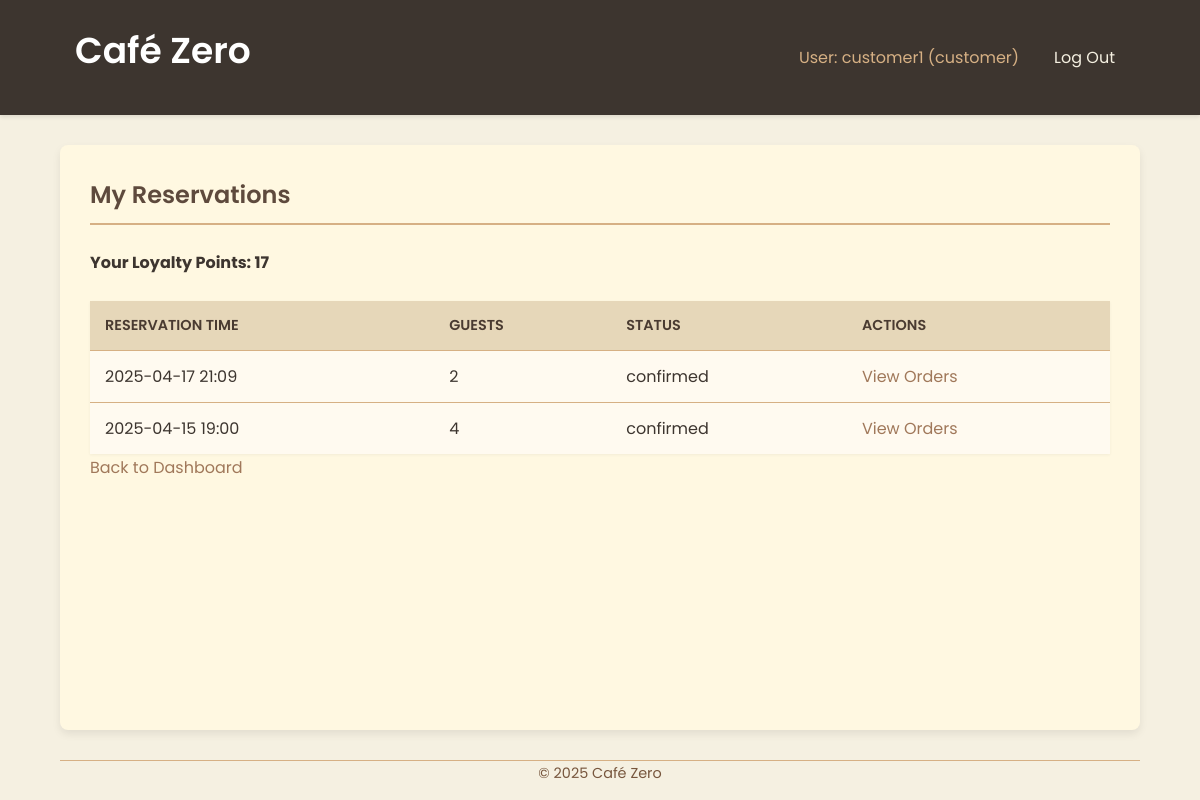
The page /customer/reservations (signed in) on the database as committed earlier.
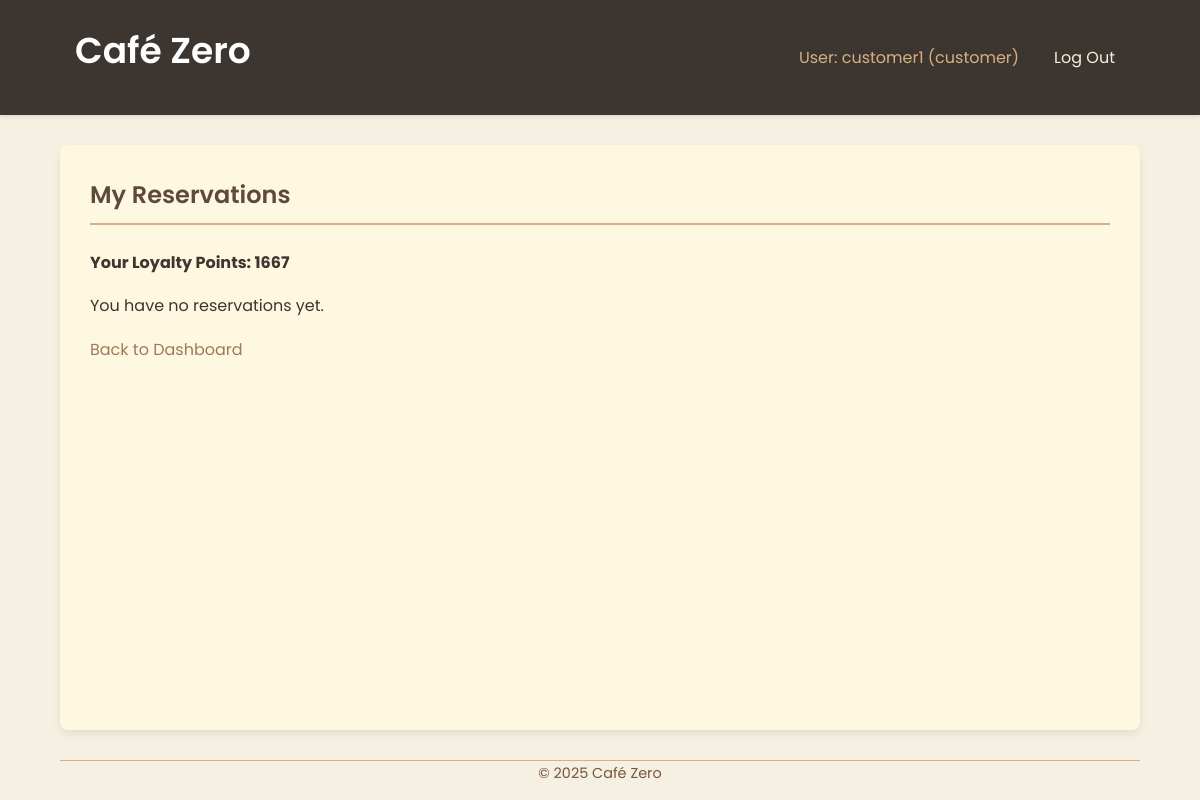
The same page on the database as committed later.
### tables this page shows
CREATE TABLE reservations (
            id INTEGER PRIMARY KEY AUTOINCREMENT,
            customer_id INTEGER NOT NULL,
            reservation_time DATETIME NOT NULL,
            num_guests INTEGER NOT NULL,
            status TEXT DEFAULT 'confirmed', -- e.g., confirmed, completed, cancelled
            created_at TIMESTAMP DEFAULT CURRENT_TIMESTAMP,
            FOREIGN KEY (customer_id) REFERENCES users(id)
        );

CREATE TABLE users (
            id INTEGER PRIMARY KEY AUTOINCREMENT,
            username TEXT UNIQUE NOT NULL,
            password_hash TEXT NOT NULL,
            role TEXT NOT NULL CHECK(role IN ('customer', 'employee', 'admin')),
            loyalty_points INTEGER DEFAULT 0,
            created_at TIMESTAMP DEFAULT CURRENT_TIMESTAMP
        );

### app.py (the view)
@app.route('/customer/reservations')
@login_required
@role_required('customer')
def customer_view_reservations():
    reservations = []
    loyalty_points = 0
    db = get_db()
    if not db: return render_template('customer/view_reservations.html', reservations=[], loyalty_points=0, error="Database connection failed")
    customer_id = session['user_id']
    try:
        cursor = db.execute(
            'SELECT id, reservation_time, num_guests, status FROM reservations WHERE customer_id = ? ORDER BY reservation_time DESC',
            (customer_id,)
        )
        reservations = cursor.fetchall()
        cursor = db.execute('SELECT loyalty_points FROM users WHERE id = ?', (customer_id,))
        user_data = cursor.fetchone()
        if user_data:
             loyalty_points = user_data['loyalty_points']
    except sqlite3.Error as e:
        print(f"DB Error fetching reservations/loyalty: {e}")
        flash("Could not fetch reservation history.", "danger")
    return render_template('customer/view_reservations.html', reservations=reservations, loyalty_points=loyalty_points)

### app.py (called while the page is built)
def get_db():
    if 'db' not in g:
        try:
            g.db = sqlite3.connect(DATABASE)
            g.db.row_factory = sqlite3.Row # Return rows as dictionary-like objects
            print("Database connection opened.")
        except sqlite3.Error as e:
            print(f"Database connection error: {e}")
            flash("Database connection error. Please try again later.", "danger")
            g.db = None # Ensure db is None if connection failed
    return g.db

@app.context_processor
def inject_current_year():
    return {'current_year': datetime.datetime.now().year}

def login_required(f):
    @wraps(f)
    def decorated_function(*args, **kwargs):
        if 'user_id' not in session:
            flash('Please log in to access this page.', 'warning')
            return redirect(url_for('login'))
        return f(*args, **kwargs)
    return decorated_function

### templates/customer/view_reservations.html (shortened to what this page needs)
{% extends 'base.html' %}
{% block content %}
  <h2>My Reservations</h2>
  <p><strong>Your Loyalty Points: {{ loyalty_points }}</strong></p>
  {% if reservations %}
    <table>
      <thead>
        <tr>
          <th>Reservation Time</th>
          <th>Guests</th>
          <th>Status</th>
          <th>Actions</th>
        </tr>
      </thead>
      <tbody>
        {% for reservation in reservations %}
          <tr>
            <td>{{ reservation['reservation_time'].replace('T', ' ') }}</td>
            <td>{{ reservation['num_guests'] }}</td>
            <td>{{ reservation['status'] }}</td>
            <td>
                <a href="{{ url_for('customer_view_orders', res_id=reservation['id']) }}">View Orders</a>
                </td>
          </tr>
        {% endfor %}
      </tbody>
    </table>
  {% else %}
    <p>You have no reservations yet.</p>
  {% endif %}
  <p><a href="{{ url_for('customer_dashboard') }}">Back to Dashboard</a></p>
{% endblock %}

### templates/base.html (shortened to what this page needs)
<!doctype html>
<html lang="en">
  <head>
    <link rel="stylesheet" href="{{ url_for('static', filename='style.css') }}">
  </head>
  <body>
    <nav class="navbar">
      <div class="container">
        <h1 style="margin-top: 0.2em;"><a href="{{ url_for('index') }}">Café Zero</a></h1>
          <ul>
            {% if 'user_id' in session %}
              <li><span>User: {{ session['username'] }} ({{ session['role'] }})</span></li>
              <li><a href="{{ url_for('logout') }}" class="nav-link">Log Out</a></li>
            {% else %}
              <li><a href="{{ url_for('login') }}" class="nav-link">Log In</a></li>
              <li><a href="{{ url_for('signup') }}" class="nav-link">Sign Up</a></li>
            {% endif %}
          </ul>
      </div>
    </nav>
    <main class="container content-area">
      {% block content %}{% endblock %}
    </main>
    <footer class="container">
      <p>&copy; {{ current_year }} Café Zero</p> </footer>
  </body>
</html>

Rows that differ between the two databases and show on the page:
removed reservations: reservation_time.replace "2025-04-17 21:09", num_guests "2", status "confirmed"
removed reservations: reservation_time.replace "2025-04-15 19:00", num_guests "4", status "confirmed"
changed users "customer1": loyalty_points (not shown) → "1667"
Other text that changed with them:
{{ loyalty_points }}: "17" → (not shown)
text no longer shown: "RESERVATION TIME GUESTS STATUS ACTIONS"
text now shown: "You have no reservations yet."
